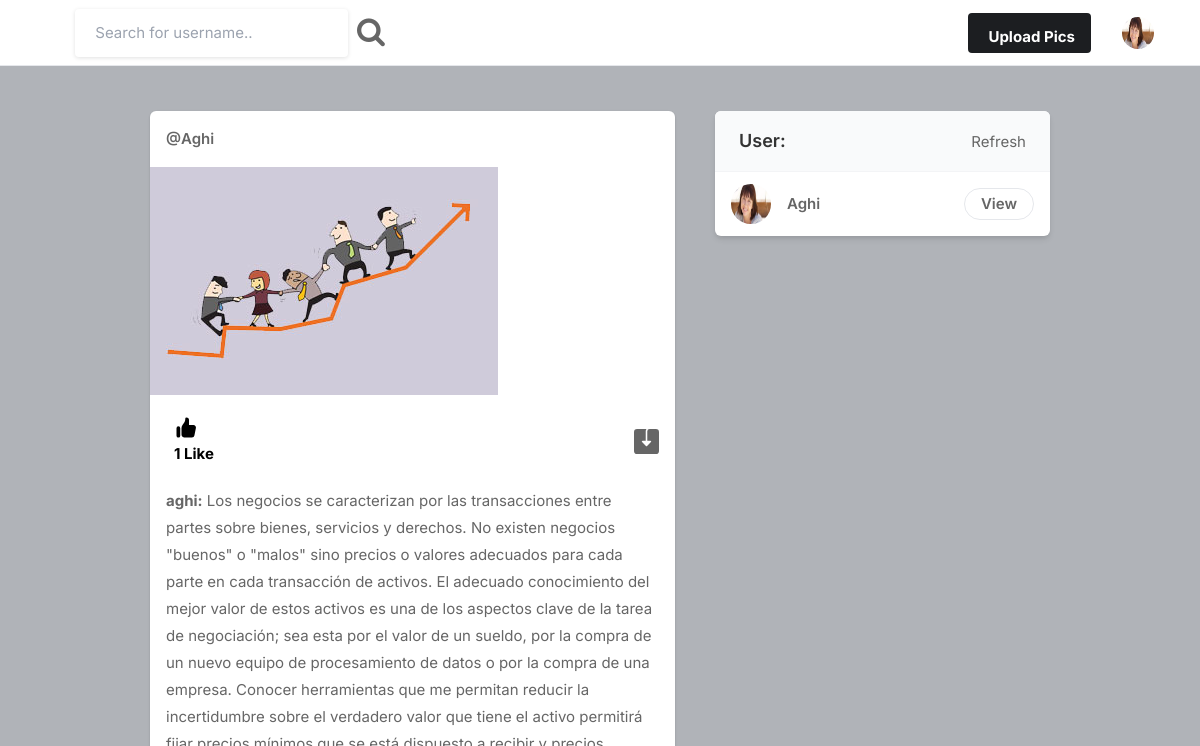
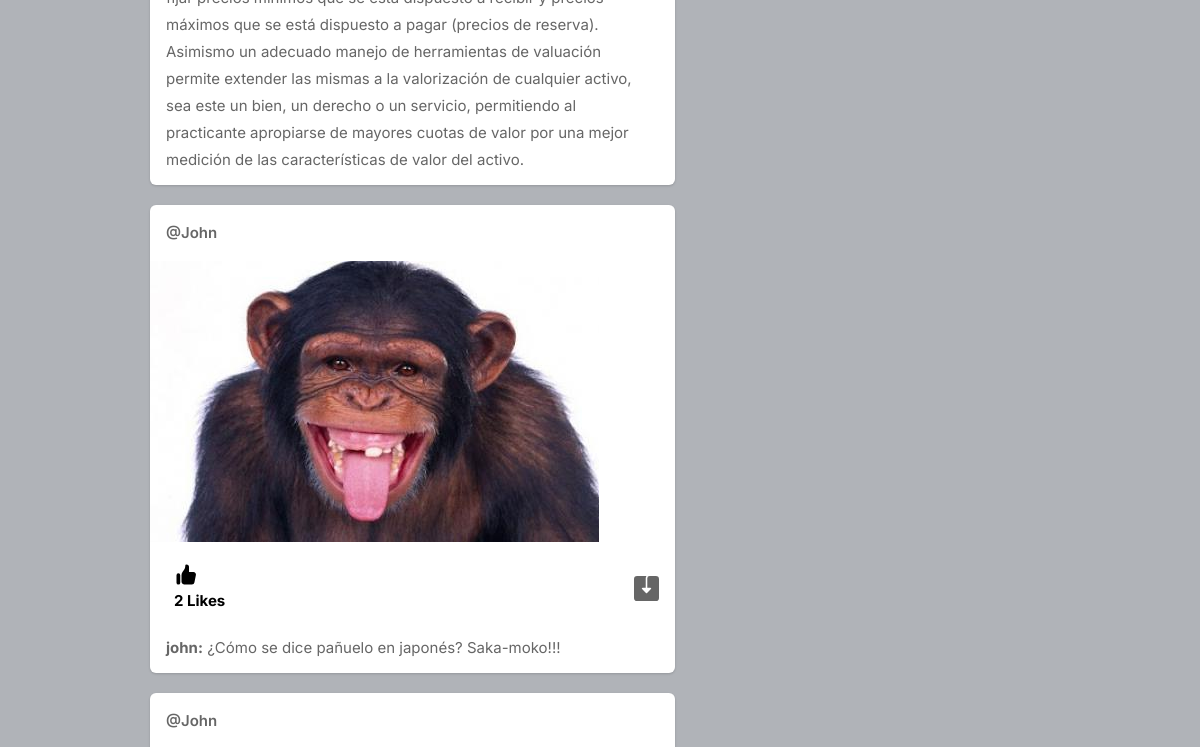
The page / (signed in, upper part) on the database as committed earlier (2 pictures, top to bottom).
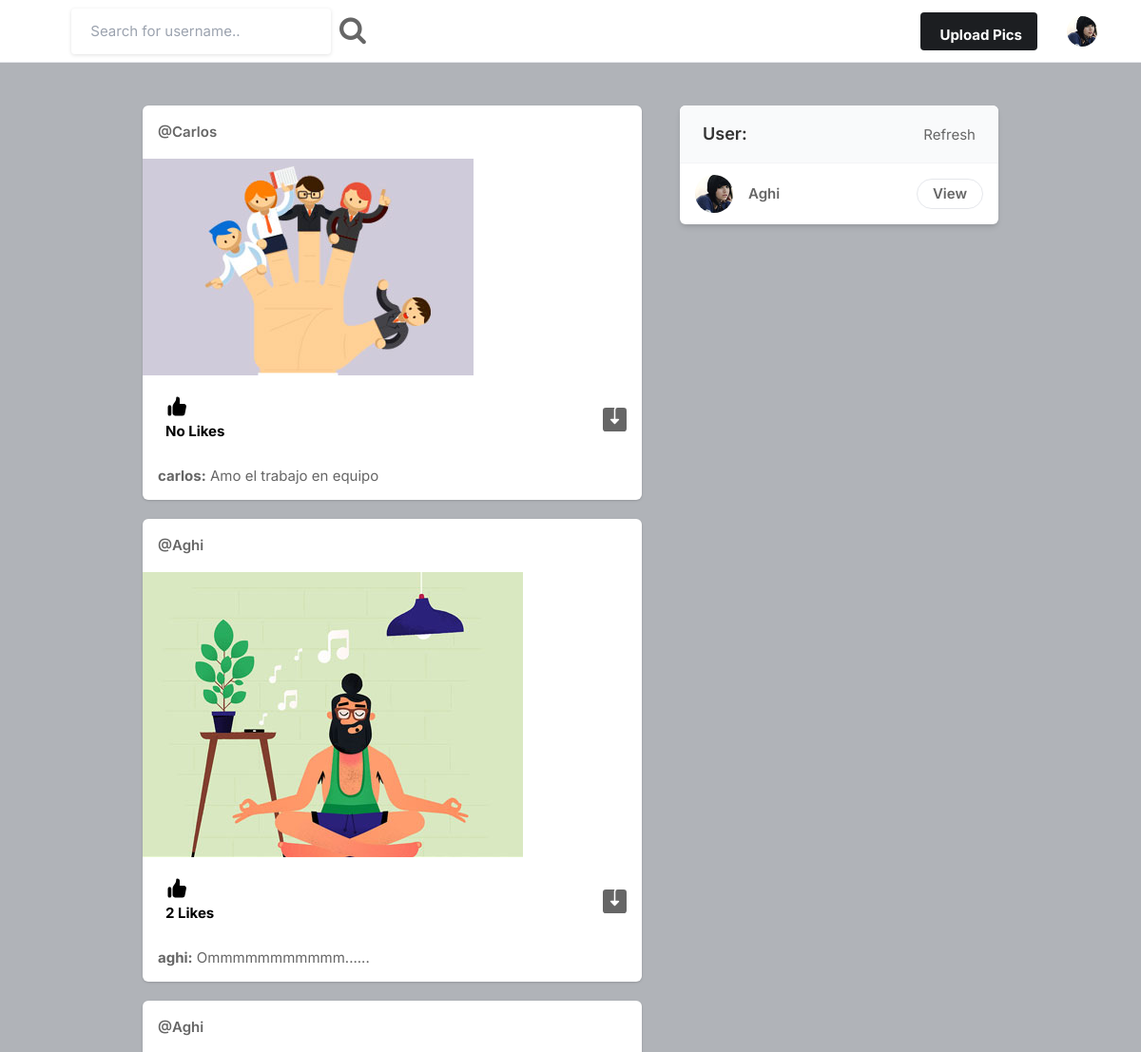
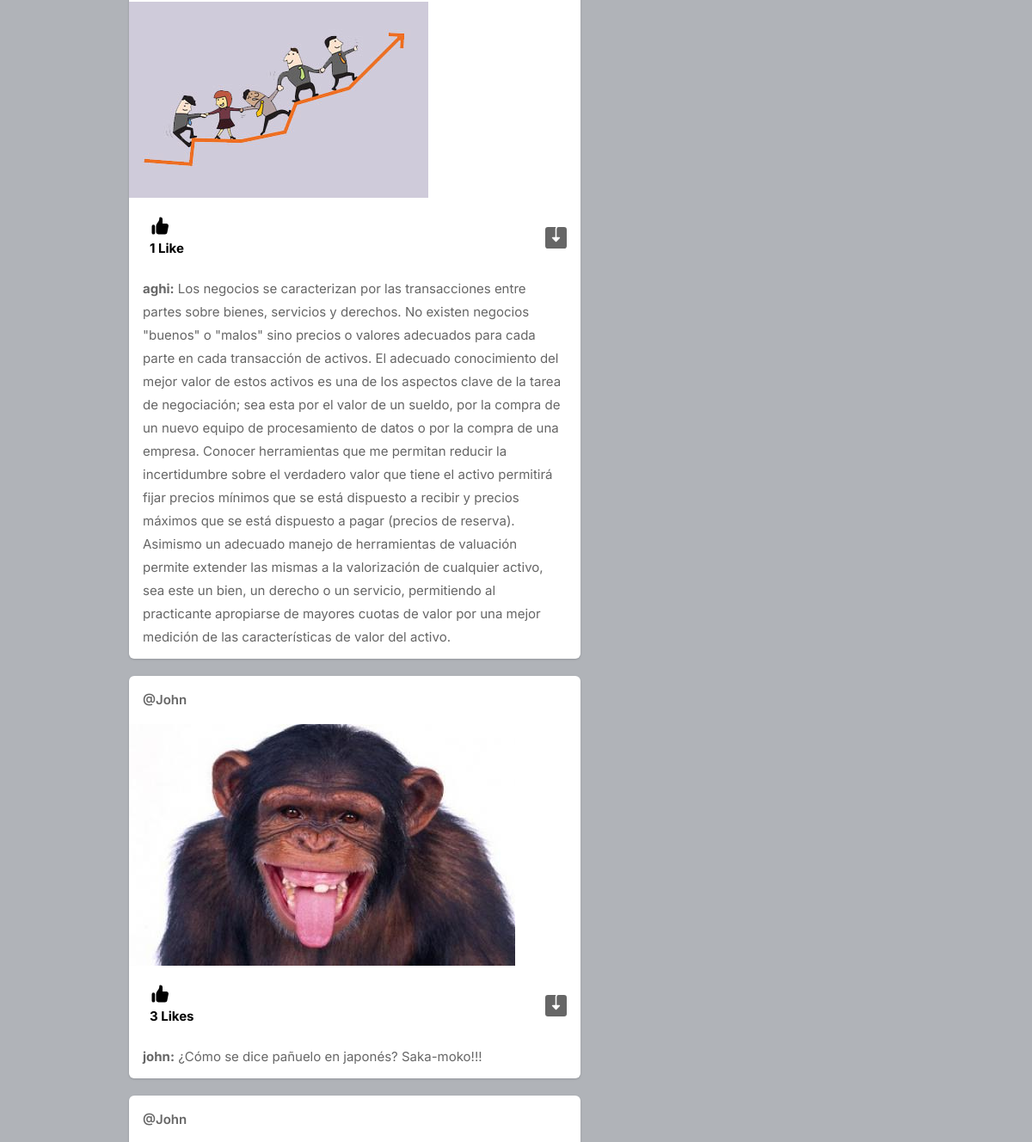
The same page on the database as committed later (2 pictures, top to bottom).
### core/models.py (models this page shows, shortened)
class Profile(models.Model):
    user = models.ForeignKey(User, on_delete=models.CASCADE)
    id_user = models.IntegerField()
    bio = models.TextField(blank=True)
    profileimg = models.ImageField(upload_to='profile_images', default='blank-profile-picture.png')
    location = models.CharField(max_length=100, blank=True)

class Post(models.Model):
    id = models.UUIDField(primary_key=True, default=uuid.uuid4)
    user = models.CharField(max_length=100)
    image = models.ImageField(upload_to='post_images')
    caption = models.TextField()
    created_at = models.DateTimeField(default=datetime.now)
    no_of_likes = models.IntegerField(default=0)

### core/views.py (the view)
# urls.py: path('', views.index, name='index'),
@login_required(login_url='signin')
def index(request):
    user_object = User.objects.get(username=request.user.username)
    user_profile = Profile.objects.get(user=user_object)
    posts = Post.objects.all()
    return render(request, 'index.html', {'user_profile':user_profile, 'posts':posts})

### templates/index.html (shortened to what this page needs)
{% load static %}
<!DOCTYPE html>
<html lang="en">
<head>
    <link rel="stylesheet" href="{% static 'assets/css/icons.css' %}">
    <link rel="stylesheet" href="{% static 'assets/css/uikit.css' %}">
    <link rel="stylesheet" href="{% static 'assets/css/style.css' %}">
    <link rel="stylesheet" href="{% static 'assets/css/tailwind.css' %}">
    <link rel="stylesheet" href="https://cdnjs.cloudflare.com/ajax/libs/font-awesome/4.7.0/css/font-awesome.min.css">
</head>
<body>
            <header>
                <div class="header_inner">
                <form action="/search" method="POST">
                    <div class="left-side">
                            <input type="text" name="username" placeholder="Search for username..">&nbsp; &nbsp;
                            <button type="submit"><i class="fa fa-search fa-2x"></i></button>
                    </div>
                </form>
                    <div class="right-side lg:pr-4">
                        <a href="#"
                            class="bg-pink-500 flex font-bold hidden hover:bg-pink-600 hover:text-white inline-block items-center lg:block max-h-10 mr-4 px-4 py-2 rounded shado text-white">
                             Upload Pics
                        </a>
                        <a href="#">
                            <img src="{{user_profile.profileimg.url}}" class="header-avatar" alt="">
                        </a>
                    </div>
                </div>
            </header>
            <div class="container m-auto">
                <div class="lg:flex justify-center lg:space-x-10 lg:space-y-0 space-y-5">
                    <div class="space-y-5 flex-shrink-0 lg:w-7/12">
                        {% for post in posts reversed %}
                        <div class="bg-white shadow rounded-md  -mx-2 lg:mx-0">
                            <div class="flex justify-between items-center px-4 py-3">
                                <div class="flex flex-1 items-center space-x-4">
                                    <span class="block capitalize font-semibold "> <a href="/profile/{{post.user}}">@{{post.user}}</a> </span>
                                </div>
                            <div>
                                <a href="#"> <i class="icon-feather-more-horizontal text-2xl hover:bg-gray-200 rounded-full p-2 transition -mr-1 "></i> </a>
                                </div>
                            </div>
                            <div uk-lightbox>
                                <a href="{{post.image.url}}">
                                    <img src="{{post.image.url}}" alt="">
                                </a>
                            </div>
                            <div class="py-3 px-4 space-y-3">
                                <div class="flex space-x-4 lg:font-bold">
                                    <a href="/like-post?post_id={{post.id}}" class="flex items-center space-x-2">
                                        <div class="p-2 rounded-full text-black">
                                            {% if post.no_of_likes == 0 %}
                                            <p>No Likes</p>
                                            {% elif post.no_of_likes == 1 %}
                                            <p>{{post.no_of_likes}} Like</p>
                                            {% else %}
                                            <p>{{post.no_of_likes}} Likes</p>
                                            {% endif %}
                                        </div>
                                    </a>
                                    <a href="{{post.image.url}}" class="flex items-center space-x-2 flex-1 justify-end" download>
                                    </a>
                                </div>
                                <p>
                                    <a href="/profile/{{post.user}}"><strong>{{post.user}}:</strong></a> <a>{{post.caption}}</a>
                                </p>
                            </div>
                        </div>
                        {% endfor %}
                    </div>
                    <div class="lg:w-5/12">
                        <div class="bg-white  shadow-md rounded-md overflow-hidden">
                            <div class="bg-gray-50  border-b border-gray-100 flex items-baseline justify-between py-4 px-6 ">
                                <h2 class="font-semibold text-lg">User:</h2>
                                <a href="/"> Refresh</a>
                            </div>
                            <div class="divide-gray-300 divide-gray-50 divide-opacity-50 divide-y px-4 ">
                                <div class="flex items-center justify-between py-3">
                                    <div class="flex flex-1 items-center space-x-4">
                                        <a href="/profile/{{user.username}}">
                                            <img src="{{user_profile.profileimg.url}}" class="bg-gray-200 rounded-full w-10 h-10">
                                        </a>
                                        <div class="flex flex-col">
                                            <span class="block capitalize font-semibold"> {{user.username}} </span>
                                        </div>
                                    </div>
                                    <a href="/profile/{{user.username}}" class="border border-gray-200 font-semibold px-4 py-1 rounded-full hover:bg-pink-600 hover:text-white hover:border-pink-600 "> View </a>
                                </div>
                            </div>
                        </div>
                    </div>
                </div>
            </div>
    <br>
    <br>
</body>
</html>

### static/assets/css/style.css (style rules this page uses)
body { background-color: #B0B3B8!important; }
button { vertical-align: middle; }
input { height: 48px; line-height: 48px; padding: 0 20px; outline: none; font-size: 15px; color: #808080; max-width: 100%; width: 100%; -webkit-box-sizing: border-box; box-sizing: border-box; display: block; font-weight: 400; opacity: 1; border-radius: 4px; border: none; -webkit-box-shadow: 0 1px 4px 0px rgba(0, 0, 0, 0.12); box-shadow: 0 1px 4px 0px rgba(0, 0, 0, 0.12); }
input[type="text"], input[type="password"], input[type="email"], input[type="number"] { height: 48px; line-height: 48px; padding: 0 20px; outline: none; font-size: 15px; color: #808080; max-width: 100%; width: 100%; -webkit-box-sizing: border-box; box-sizing: border-box; display: block; font-weight: 400; opacity: 1; border-radius: 4px; border: none; -webkit-box-shadow: 0 1px 4px 0px rgba(0, 0, 0, 0.12); box-shadow: 0 1px 4px 0px rgba(0, 0, 0, 0.12); }
input { -webkit-transition: all 0.1s ease-in-out; transition: all 0.1s ease-in-out; }
::placeholder { color: #808080; opacity: 1; }
button { border: none; margin: 0; padding: 0; width: auto; overflow: visible; background: transparent; color: inherit; font: inherit; line-height: normal; cursor: pointer; }
a { color: #be185d; -webkit-transition: 0.3s; transition: 0.3s; outline: none !important; }
button { outline: none !important; }
img { max-width: 100%; }
body { color: #666; font-size: 15px; line-height: 27px; background-color: #f0f2f5; font-family: "Inter", sans-serif; text-transform: none; }
body p { font-size: 15px; line-height: 27px; }
h1, h2, h3, h4, h5, h6 { font-family: "Inter", sans-serif; text-transform: none; }
input[type="text"], input[type="password"], input[type="email"] { font-family: "Inter", sans-serif; text-transform: none; }
button, body .pac-container { font-family: "Inter", sans-serif; text-transform: none; }
h1, h2, h3, h4, h5, h6 { color: #333; font-weight: 500; margin: 0; padding: 0; }
h2 { font-size: 26px; }
b, strong { font-weight: 700 !important; }
@media (min-width: 1024px) { .container { max-width: 900px !important; padding-top: 45px; } }
header { background-color: #fff; left: 0; right: 0; top: 0; z-index: 99; height: 66px; display: -webkit-box; display: -ms-flexbox; display: flex; -webkit-box-align: center; -ms-flex-align: center; align-items: center; border-bottom: 1px solid #e5e7eb; }
header .header_inner { display: -webkit-box; display: -ms-flexbox; display: flex; -webkit-box-align: center; -ms-flex-align: center; align-items: center; max-width: 1090px; margin: auto; width: 100%; max-width: 100% !important; padding: 0 30px; }
header .header_inner .left-side { display: -webkit-box; display: -ms-flexbox; display: flex; -webkit-box-align: center; -ms-flex-align: center; align-items: center; }
header .header_inner .right-side { display: -webkit-box; display: -ms-flexbox; display: flex; -webkit-box-align: center; -ms-flex-align: center; align-items: center; -webkit-box-pack: end; -ms-flex-pack: end; justify-content: flex-end; margin-left: auto; }
header .header_inner .right-side .header-avatar { width: 32px; height: 32px; border-radius: 100%; margin-left: 15px; }

Rows that differ between the two databases and show on the page:
changed Profile: profileimg: a different picture
added Post: user "Carlos", image (picture), no_of_likes "No Likes", user "carlos", caption "Amo el trabajo en equipo"
added Post: user "Aghi", image (picture), no_of_likes "2", user "aghi", caption "Ommmmmmmmmmm......"
changed Post "john": no_of_likes "2" → "3"
